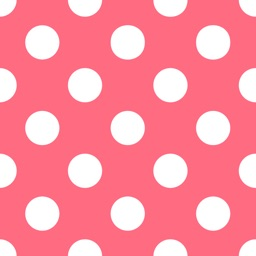
#> input picture Report/examples/test.jpg, 256 x 256 px, found by its file name
$ python glcm-features-extract.py   (older library calls are emulated)
#> lines starting #> are read from the running program, lines starting #| are printed output that depends on the picture; long printed decimals are rounded
import cv2 as cv
import numpy as np
import math as m

img=cv.imread('test.jpg', cv.IMREAD_GRAYSCALE)
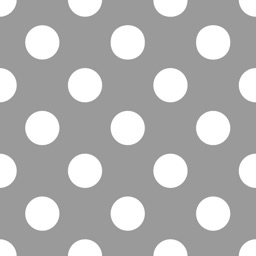
#> img: shape (256, 256); min 144, max 255, mean 179.2


#Creating Grayscale level co-occurrence matrix
col = img.shape[0]
#> col = 256
row = img.shape[1]
#> row = 256
intglcm = np.zeros((256, 256),dtype=np.uint32)
glcm = np.zeros((256, 256),dtype=np.float32)
for i in range(0,col-1,1):
    for j in range(0,row-2,1):
        intglcm[img[i][j]][img[i][j+1]]+=1

intglcm = np.transpose(intglcm)+intglcm;
sum = 0
for i in range(0,255):
    for j in range(0,255):
        sum += intglcm[i][j]
#> after the loop, sum = 100726

for i in range(0,256):
    for j in range(0,256):
        glcm[i][j] = intglcm[i][j]/sum


#Some features extracted from the GLCM
energy = 0
homogeneity = 0
contrast = 0
entropy = 0
for i in range(0, 256):
    for j in range(0, 256):
        energy += np.float(glcm[i][j]*glcm[i][j])
        homogeneity += np.float(glcm[i][j]/(1+abs(i-j)))
        contrast += float((i-j)*(i-j))*glcm[i][j]
        if (glcm[i][j] != 0):
            entropy -= float(glcm[i][j]*m.log(glcm[i][j],10))
#> after the loop, contrast = 134.4; energy = 0.612; entropy = 1.17; homogeneity = 1.07


print("energy: "+str(energy))
#| energy: 0.6119
print("homogeneity: "+str(homogeneity))
#| homogeneity: 1.071
print("contrast: "+str(contrast))
#| contrast: 134.447
print("entropy: "+str(entropy))
#| entropy: 1.169
